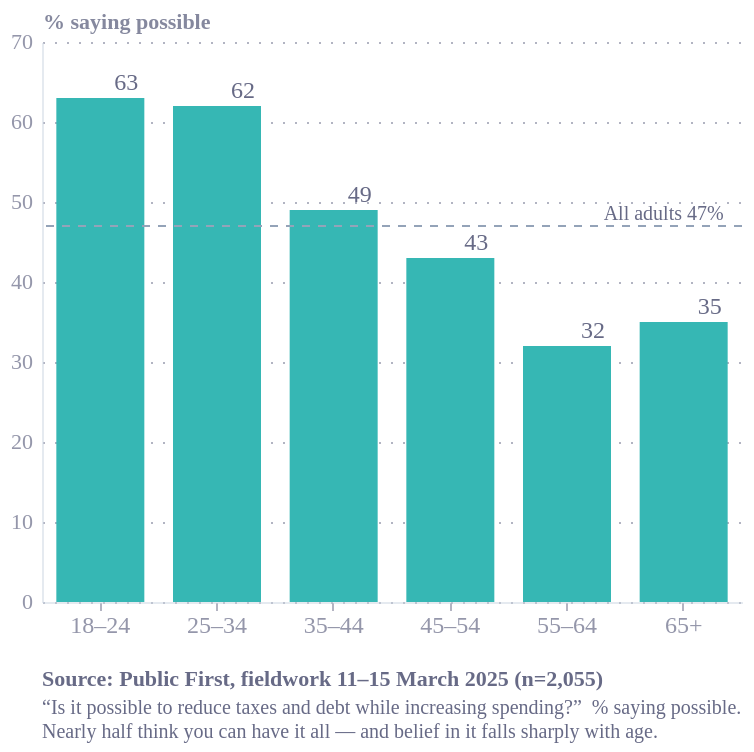

Specify this chart in Vega-Lite:
### Vega-Lite specification from a JSON file in a GitHub repository (floating-point values rounded to 4 significant figures)
{"config": {"font": "Circular Std", "text": {"color": "#676A86", "align": "left", "baseline": "middle", "dx": 7, "dy": 0, "fontSize": 11}, "view": {"stroke": "transparent", "continuousWidth": 400, "continuousHeight": 300, "discreteWidth": 400, "discreteHeight": 300, "fill": "transparent"}, "range": {"category": ["#36B7B4", "#E6224B", "#F4C245", "#0063AF", "#00A767", "#179FDB", "#EB5C2E", "#5C267B", "#122B39"], "diverging": ["#E6224B", "#E54753", "#C9C9C9", "#179FDB", "#122B39"], "heatmap": ["#C9C9C9", "#179FDB", "#0063AF", "#122B39"], "ordinal": ["#00A767", "#36B7B4", "#179FDB", "#0063AF", "#243B5A"]}, "bar": {"color": "#179fdb"}, "line": {"color": "#e6224b"}, "rule": {"color": "#676A86"}, "area": {"opacity": 0.8}, "point": {"filled": true, "size": 80, "color": "#e6224b", "opacity": 0.95}, "geoshape": {"stroke": "white", "strokeWidth": 0.3}, "rect": {"fill": "#d6d4d4", "opacity": 0.3}, "axis": {"labelColor": "#676A86", "labelFontSize": 11, "labelFont": "Circular Std", "labelOpacity": 0.7, "tickColor": "#676A86", "tickOpacity": 0.5, "domainColor": "#cbd5e1", "domainOpacity": 0.5, "gridColor": "#e5e7eb", "gridDash": [2, 2], "gridOpacity": 0.5, "title": null, "titleColor": "#676A86", "titleOpacity": 0.8, "tickSize": 4}, "axisXDiscrete": {"grid": false, "labelAngle": 0, "tickCount": 10, "tickOpacity": 0.5, "title": null}, "axisYDiscrete": {"ticks": false, "labelPadding": 5}, "axisXTemporal": {"grid": false, "ticks": true}, "axisXQuantitative": {"grid": true}, "axisYQuantitative": {"gridColor": "#676A86", "gridDash": [1, 5], "gridOpacity": 0.5, "ticks": false, "labelPadding": 5, "tickCount": 8, "titleAngle": 0, "titleAlign": "left", "titleBaseline": "bottom", "titleX": 0, "titleY": -5}, "title": {"color": "#676A86E6", "subtitleColor": "#676A86", "font": "Circular Std", "subtitleFont": "Circular Std", "anchor": "start", "fontSize": 14, "subtitleFontSize": 12, "subtitlePadding": 4, "offset": 0, "frame": "group"}, "legend": {"titleColor": "#122b39", "title": null, "labelColor": "#122b39", "labelFontSize": 11}, "background": "white"}, "layer": [{"mark": {"type": "bar", "width": 44}, "encoding": {"color": {"field": "series", "legend": null, "type": "nominal"}, "x": {"axis": {"labelAngle": 0, "labelFontSize": 12}, "field": "age", "sort": ["18–24", "25–34", "35–44", "45–54", "55–64", "65+"], "title": null, "type": "nominal"}, "y": {"axis": {"grid": true, "labelFontSize": 11, "values": [0, 10, 20, 30, 40, 50, 60, 70]}, "field": "possible", "scale": {"domain": [0, 70]}, "title": "% saying possible", "type": "quantitative"}}}, {"mark": {"type": "text", "color": "#676A86", "dy": -8, "fontSize": 12}, "encoding": {"text": {"field": "possible", "format": "d", "type": "quantitative"}, "x": {"axis": {"labelAngle": 0, "labelFontSize": 12}, "field": "age", "sort": ["18–24", "25–34", "35–44", "45–54", "55–64", "65+"], "title": null, "type": "nominal"}, "y": {"field": "possible", "type": "quantitative"}}}, {"data": {"name": "data-9c5b930fab8758fd96cbfb94835e5cac"}, "mark": {"type": "rule", "color": "#94a3b8", "strokeDash": [4, 4], "strokeWidth": 1}, "encoding": {"y": {"field": "y", "type": "quantitative"}}}, {"data": {"name": "data-64b3ed82ddc299cc6c6a6e884d109179"}, "mark": {"type": "text", "align": "right", "color": "#676A86", "dx": 20, "dy": -6, "fontSize": 10}, "encoding": {"text": {"field": "t", "type": "nominal"}, "x": {"field": "age", "sort": ["18–24", "25–34", "35–44", "45–54", "55–64", "65+"], "type": "nominal"}, "y": {"field": "y", "type": "quantitative"}}}], "data": {"name": "data-d74f86b09a75f5c8f72b54e8caac01d3"}, "height": 280, "title": {"text": "Source: Public First, fieldwork 11–15 March 2025 (n=2,055)", "anchor": "start", "color": "#676A86", "dy": 12, "fontSize": 11, "orient": "bottom", "subtitle": ["“Is it possible to reduce taxes and debt while increasing spending?”  % saying possible.", "Nearly half think you can have it all — and belief in it falls sharply with age."], "subtitleColor": "#676A86", "subtitleFontSize": 10}, "width": 350, "$schema": "https://vega.github.io/schema/vega-lite/v6.4.1.json", "datasets": {"data-d74f86b09a75f5c8f72b54e8caac01d3": [{"age": "18–24", "possible": 63, "series": "possible"}, {"age": "25–34", "possible": 62, "series": "possible"}, {"age": "35–44", "possible": 49, "series": "possible"}, {"age": "45–54", "possible": 43, "series": "possible"}, {"age": "55–64", "possible": 32, "series": "possible"}, {"age": "65+", "possible": 35, "series": "possible"}], "data-9c5b930fab8758fd96cbfb94835e5cac": [{"y": 47}], "data-64b3ed82ddc299cc6c6a6e884d109179": [{"age": "65+", "y": 47, "t": "All adults 47%"}]}}
